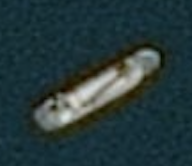
%> input picture test_images/ship_example.png, 192 x 166 px
$ octave fuglyClassifier.m   (GNU Octave 9; MATLAB toolbox functions it lacks are replaced by stand-ins)
%> lines starting %> are read from the running program, lines starting %| are printed output that depends on the picture
### featureExtraction.m
% Extracts features from an RGB image
function [features] = featureExtraction(img, params)
    img = imresize(img, [100 100]);

    if ~strcmp(params.color_space,'rgb')
        img = colorConvert(img, params.color_space);
    end

    color_features = colorHistogram(img, params.color_bins, ...
        params.visualize);

    gray_img = rgb2gray(img);
    gradient_features = gradientHistogram(gray_img, params.grad_size, ...
        params.grad_bins, params.visualize);

    spatial_features = spatialBinning(img, params.spatial_size, ...
        params.visualize);

    features = cat(2, color_features, gradient_features, spatial_features);
end

% Turns color information into a feature vector using histograms
function [features] = colorHistogram(img, nbins, viz)
    channel_1 = img(:,:,1);
    channel_2 = img(:,:,2);
    channel_3 = img(:,:,3);

    [c1_hist,~] = histcounts(channel_1(:),nbins);
    [c2_hist,~] = histcounts(channel_2(:),nbins);
    [c3_hist,~] = histcounts(channel_3(:),nbins);

    features = cat(2, c1_hist, c2_hist, c3_hist);

    % Normalize features [0,1]
    max_val = max(features);
    min_val = min(features);
    features = (features - min_val) / max_val;

    if viz
        figure;
        subplot(1,3,1)
        bar(c1_hist);
        title('Channel 1');
        subplot(1,3,2)
        bar(c2_hist);
        title('Channel 2');
        subplot(1,3,3)
        bar(c3_hist);
        title('Channel 3');
    end
end

% Extracts histogram of oriented gradient features from an image
function [features] = gradientHistogram(img, cell_size, nbins, viz)
    img = imresize(img, [64 64]);

    [features, hog_viz] = extractHOGFeatures(img, 'CellSize', cell_size, ...
        'NumBins', nbins);

    % Normalize features [0,1]
    max_val = max(features);
    min_val = min(features);
    features = (features - min_val) / max_val;

    if viz
        figure;
        imshow(img, 'InitialMagnification', 'fit');
        hold on
        plot(hog_viz);

        title(sprintf('Oriented Gradients with cellsize=[%d, %d] and nbins=%d',...
            cell_size(1), cell_size(2), nbins));
    end
end

% Resizes and vectorizes an image
% [16 lines left out: function spatialBinning, not called in this run]

% Converts an image from RGB to another color space
% [11 lines left out: function colorConvert, not called in this run]

### fuglyClassifier.m
close all; clear all;
%IM REALLY SORRY THIS IS SO GROSS BUT IT KINDA WORKS SO AYY

ship_img = imread('./Ship-Detection/test_images/ship_example.png');
%> ship_img is the input picture: size 166x192x3 uint8; mean R, G, B 38.6, 57.8, 60.1
not_ship_img = imread('./Ship-Detection/test_images/not_ship_example.png');
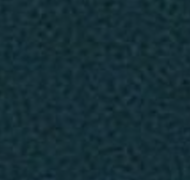
%> input picture test_images/not_ship_example.png, 190 x 180 px
%> not_ship_img is the input picture: size 180x190x3 uint8; mean R, G, B 21.1, 46.9, 55

% Feature extraction parameters
params.filter_size = [5 5];
params.color_space = 'rgb';
params.color_bins = 32;
params.grad_size = [16 16];
params.grad_bins = 9;
params.spatial_size = [32 32];
params.visualize = false;

% Smooth images using a median filter
ship_img = smoothImage(ship_img, params.filter_size);
not_ship_img = smoothImage(not_ship_img, params.filter_size);

% Extract features
ship_features = featureExtraction(ship_img, params);
%> in featureExtraction, `img = imresize(img, [100 100]);`:
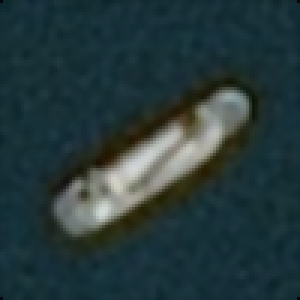
%> img: size 100x100x3 uint8 (shown 3 times larger); mean R, G, B 38.5, 57.7, 60
%> in colorHistogram, `channel_1 = img(:,:,1);`:
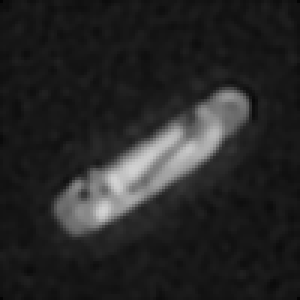
%> channel_1: size 100x100 uint8 (shown 3 times larger); min 3, max 211, mean 38.5
%> in colorHistogram, `channel_2 = img(:,:,2);`:
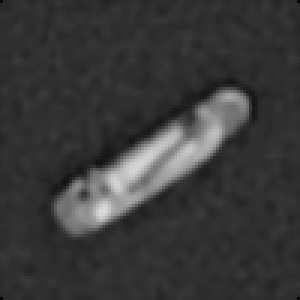
%> channel_2: size 100x100 uint8 (shown 3 times larger); min 9, max 220, mean 57.7
%> in colorHistogram, `channel_3 = img(:,:,3);`:
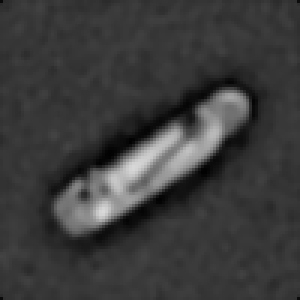
%> channel_3: size 100x100 uint8 (shown 3 times larger); min 1, max 217, mean 60
%> in colorHistogram, `[c1_hist,~] = histcounts(channel_1(:),nbins);`: c1_hist = 32 values, max 3690 at index 4, min 5 at index 1, mean 312.5
%> in colorHistogram, `[c2_hist,~] = histcounts(channel_2(:),nbins);`: c2_hist = 32 values, max 4931 at index 6, min 4 at index 1, mean 312.5
%> in colorHistogram, `[c3_hist,~] = histcounts(channel_3(:),nbins);`: c3_hist = 32 values, max 3682 at index 9, min 11 at index 32, mean 312.5
%> in colorHistogram, `features = cat(2, c1_hist, c2_hist, c3_hist);`: features = 96 values, max 4931 at index 38, min 4 at index 33, mean 312.5
%> in colorHistogram, `max_val = max(features);`: max_val = 4931
%> in colorHistogram, `min_val = min(features);`: min_val = 4
%> in colorHistogram, `features = (features - min_val) / max_val;`: features = 96 values, max 0.999 at index 38, min 0 at index 33, mean 0.0626
%> in featureExtraction, `color_features = colorHistogram(img, params.color_bins, params.visuali..`: color_features has the same summary as features in colorHistogram
%> the run ends on the next line
% [29 lines not run here, left out]
function [smoothed] = smoothImage(img, filter_size)
    smoothed = img;
    for channel=1:size(img,3)
        smoothed(:,:,channel) = medfilt2(img(:,:,channel),filter_size);
    end
end
